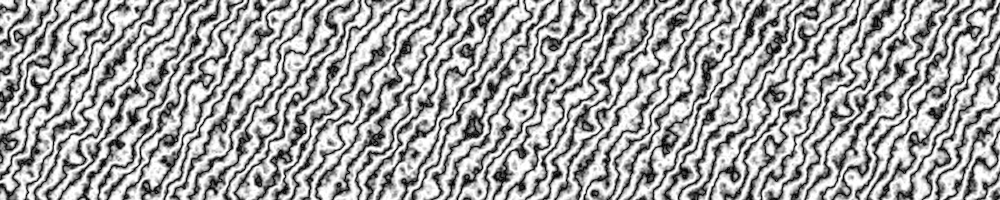
Frame 1 (no input)
Frame 60 (the mouse pressed at the canvas centre just before this capture): identical to frame 1, image omitted
Frame 120 (the mouse held since frame 60 and released just before this capture): identical to frame 1, image omitted

The Processing sketch that drew this single still picture (run headless with seeded random() and noise(); from frame 60 on, the mouse is pressed at the canvas centre):

// Processing sketch: Exercise03101
// ── Exercise03101.pde
/*
Lovato, Griffin

3/7/2018

Exercise 031-01

A sketch depicting a sound() pattern. Press Left to increase
turbulence, Right to decrease turbulence, and Up to reset.
*/


float power = 3.0;
float d = 16.0;

void setup() {
  size(1000, 200);
  noSmooth();
}

void draw () {
  println(d);
  for (int y = 0; y < height; y++) {
    for (int x = 0; x < width; x++) {
      float total = 0.0;
      for (float i = d; i >= 1; i = i/2.0) {  
        total += noise(x/d, y/d) * d;
      }
      float turbulence = 128.0 * total/d;
      float base = (x*0.2) + (y*0.12);
      float offset = base + (power * turbulence / 256.0);
      float gray = abs(sin(offset)) * 256.0;
      stroke(gray);
      point(x, y);
    }
  }
}

void keyPressed() {
  if (key == CODED) {
    if (keyCode == LEFT) {
      d = 30.0;
    } else if (keyCode == RIGHT) {
      d = 3.0;
    }
    } else {
      d = 16.0;
    }
}
